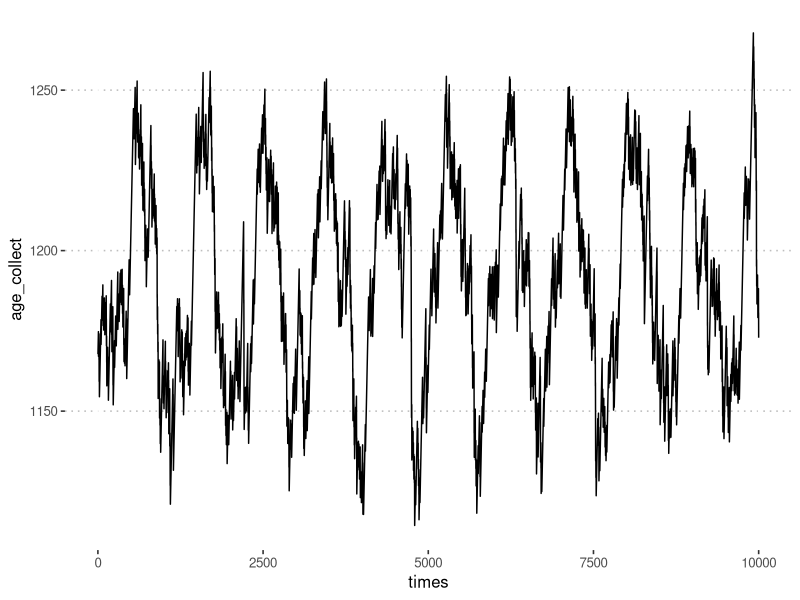
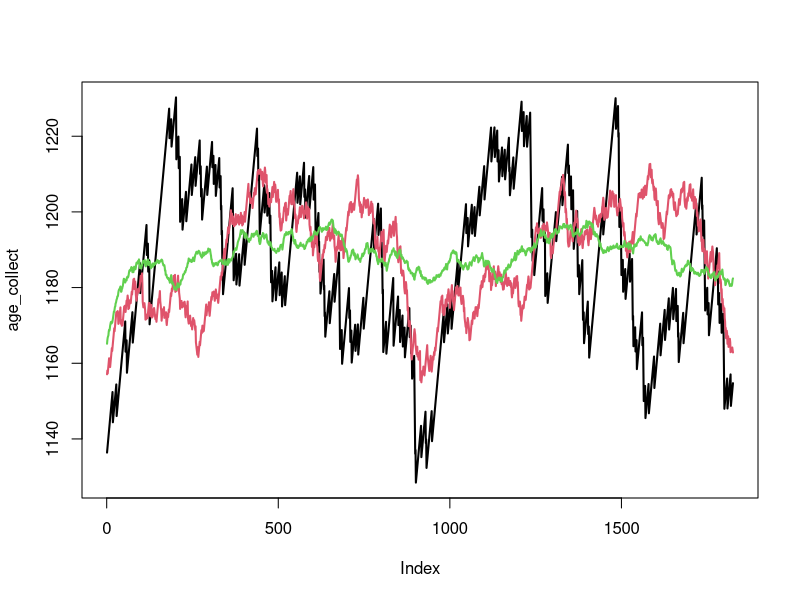
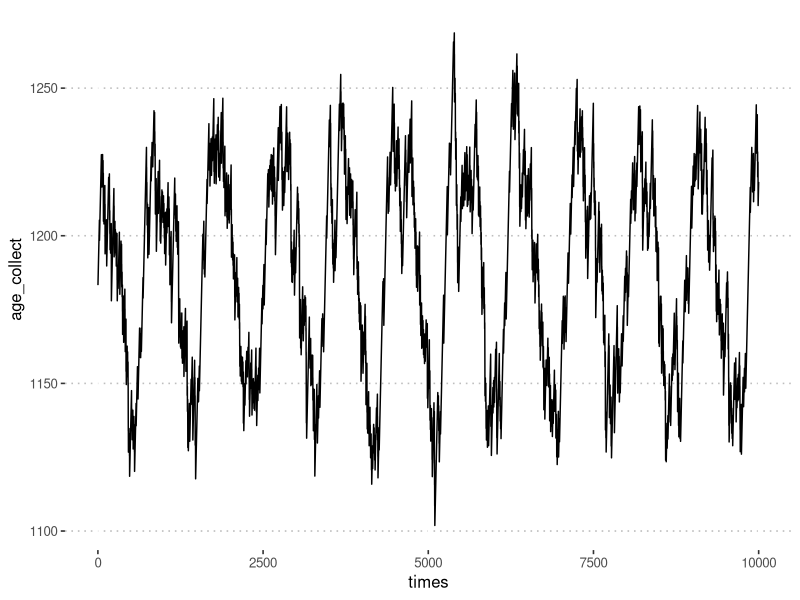

These figures' R source, in order: (Note: this script raises an error after producing the figures.)
# set.seed(250)
# set.seed(2022-08-06)
library(ggplot2)
library(magrittr)
library(tidyverse)

farm_model <- function(n_cows = 100, replacement_age = NA, 
                       end_time = 5 * 365) {
  # n_cows <- 100
  if (is.na(replacement_age)) {
    replacement_age_distr <- function(n_cows) 
      rnorm(n_cows, mean = 1642, sd = 50) %>% 
      round()
  } else {
    #TODO: check that it is numeric(1)
    replacement_age_distr <- function(n_cows) {
      rep.int(replacement_age, n_cows)
    }
  }
  # Create the farm:
  farm <- tibble(id = seq_len(n_cows),
                 age = round(runif(n_cows, 730, 1642)),
                 replacement_age = replacement_age_distr(n_cows)
  )
  
  # We want to simulate 5 years:
  # end_time <- 5 * 365
  
  # Collect the mean age of the cows in herd over time:
  age_collect <- numeric(end_time)
  times <- seq_len(end_time)
  # total_infected <- 0
  # farm$infected[1] <- TRUE
  
  for (t in times)
  {
    # If cows reach the age of 1642,
    # they are replaced with a new cow that is 2 years old in DIM = 1:
    is_replaced <- which(farm$age >= farm$replacement_age);
    if (length(is_replaced) > 0) {
      farm$age[is_replaced] <- 730
      farm$replacement_age[is_replaced] <- replacement_age_distr(length(is_replaced))
    }
    
    # Add one day to the age of all the animals, for each simulated:
    farm$age <- farm$age + 1
    
    # Save the daily mean age of all cows:
    age_collect[t] <- mean(farm$age)
  }
  list(age_collect = age_collect, 
       times = times,
       replacement_age = replacement_age)
}
farm_model(end_time = 10000, replacement_age = NA) %>% 
  
  as_tibble() %>% 
  ggplot() + 
  aes(times, age_collect) + 
  geom_line()+
  
  scale_color_viridis_c(option = "A") +
  ggpubr::theme_pubclean()
#'

# plot(age_collect, type = "l", lwd = 2)
# points(age_collect[age_collect==1642])
# age_collect %>%
#   enframe(value = "age") %>%
#   ggplot() +
#   aes(name, age) +
#   # geom_step() +
#   geom_line() +
#   geom_point(data = . %>% filter(age == 1642 - 1)) +
#   ggpubr::theme_pubclean()

#' The mean age is never close to the threshold, as we are not recording each
#' individual cow.

plot.new()
age_collect <- farm_model(n_cows = 100)$age_collect
plot(age_collect, type = "l", lwd = 2, col = 1)
quantile(age_collect)
age_collect <- farm_model(n_cows = 500)$age_collect
lines(age_collect, type = "l", lwd = 2, col = 2)
quantile(age_collect)
age_collect <- farm_model(n_cows = 5e3)$age_collect
lines(age_collect, type = "l", lwd = 2, col = 3)
quantile(age_collect)

#' The variation decreases with increasing number of cows.
#' 
# farm_model(end_time = 10000, replacement_age = 1600) %>% 
farm_model(end_time = 10000, replacement_age = NA) %>% 
  
  as_tibble() %>% 
  ggplot() + 
  aes(times, age_collect) + 
  geom_line()+
  
  scale_color_viridis_c(option = "A") +
  ggpubr::theme_pubclean()
#'
#'
#'  
tibble(rep_id = seq_len(100)) %>% 
  rowwise() %>% 
  mutate(results = farm_model() %>% as_tibble()) %>% 
  ungroup() ->
  results_df

results_df %>% 
  slice(1) %>% 
  unnest_wider(results) %>% 
  unnest() %>% 
  ggplot() +
  aes(times, age_collect, group = rep_id) +
  geom_line() +
  # geom_smooth(aes(group = NA)) + 
  NULL
